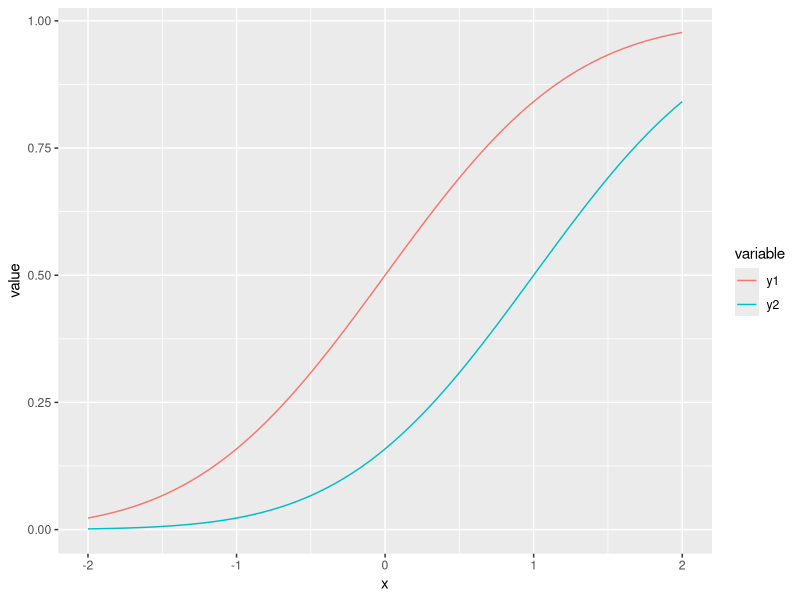

R code for this plot:
library(ggplot2)
library(reshape2)

# original data in a 'wide' format
x  <- seq(-2, 2, 0.05)
y1 <- pnorm(x)
y2 <- pnorm(x, 1, 1)
df <- data.frame(x, y1, y2)

# melt the data to a long format
df2 <- melt(data = df, id.vars = "x")

# plot, using the aesthetics argument 'colour'
ggplot(data = df2, aes(x = x, y = value, colour = variable)) + geom_line()